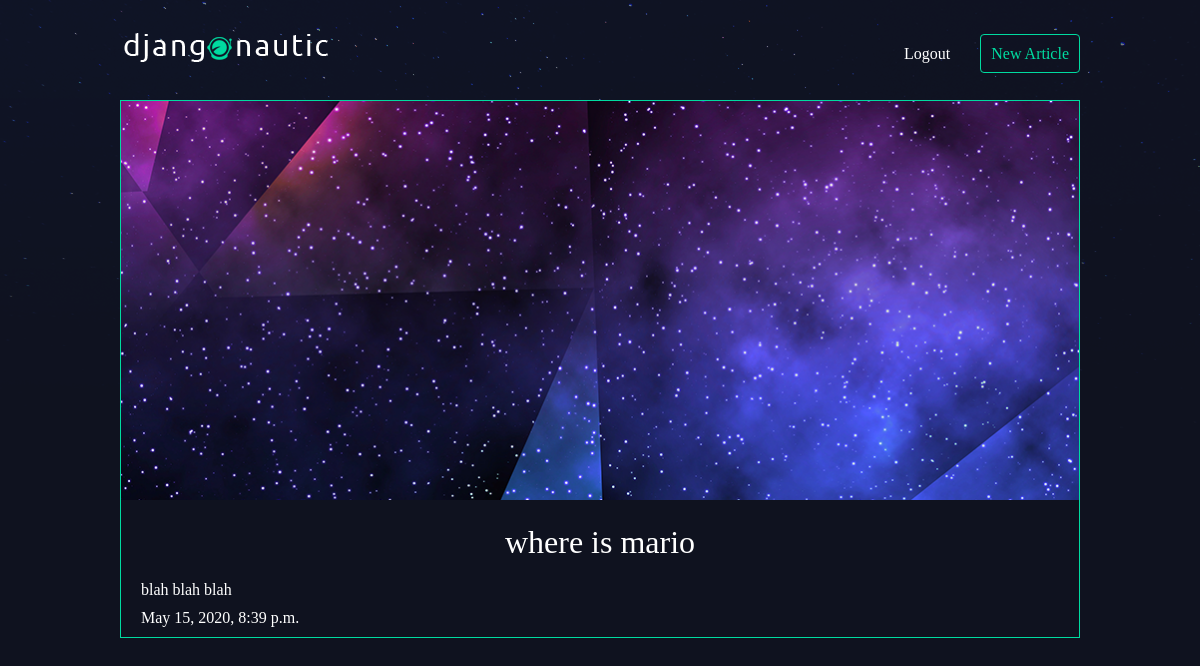
The page /articles/where-is-mario/ (signed in) on the database its author committed.
### articles/models.py (models this page shows, shortened)
class Article(models.Model):
  title = models.CharField(max_length=100)
  slug = models.SlugField()
  body = models.TextField()
  date = models.DateTimeField(auto_now_add=True)
  thumb = models.ImageField(default="default.png", blank=True)
  author = models.ForeignKey(User, on_delete=models.CASCADE, default=None)

### articles/views.py (the view)
# urls.py: path('<slug:slug>/', views.article_details, name="detail"),
def article_details(request,slug):
  article = Article.objects.get(slug=slug)
  return render(request, "articles/article_detail.html", {"article":article})

### articles/templates/articles/article_detail.html
{% extends 'base_layout.html' %}
{% block content %}
  <div class="article-detail">
    <div class="article">
      <img src="{{ article.thumb.url }}">
      <h2>{{ article.title }}</h2>
      <p>{{ article.body }}</p>
      <p>{{ article.date }}</p>
    </div>
  </div>
{% endblock %}

### assets/styles.css (style rules this page uses)
body { background-color: #0f121f; background-image: url(/static/stars.png); background-repeat: no-repeat; color: #fff; }
body * { font-family: Ubuntu; }
h1, h2, h3, h4, h5 { font-weight: normal; margin: 0; }
.article { padding: 10px; border: 1px solid #00dba0; position: relative; padding-bottom: 40px; }
.article h2 { font-size: 1.2em; }
.article-detail .article { padding: 0; }
.article-detail .article img { max-width: 100%; }
.article-detail .article h2 { text-align: center; margin: 20px auto; font-size: 2em }
.article-detail .article p { margin: 10px 20px }

### rows shown on the page
Article: thumb (picture), title "where is mario", body "blah blah blah", date "May 15, 2020, 8:39 p.m."
